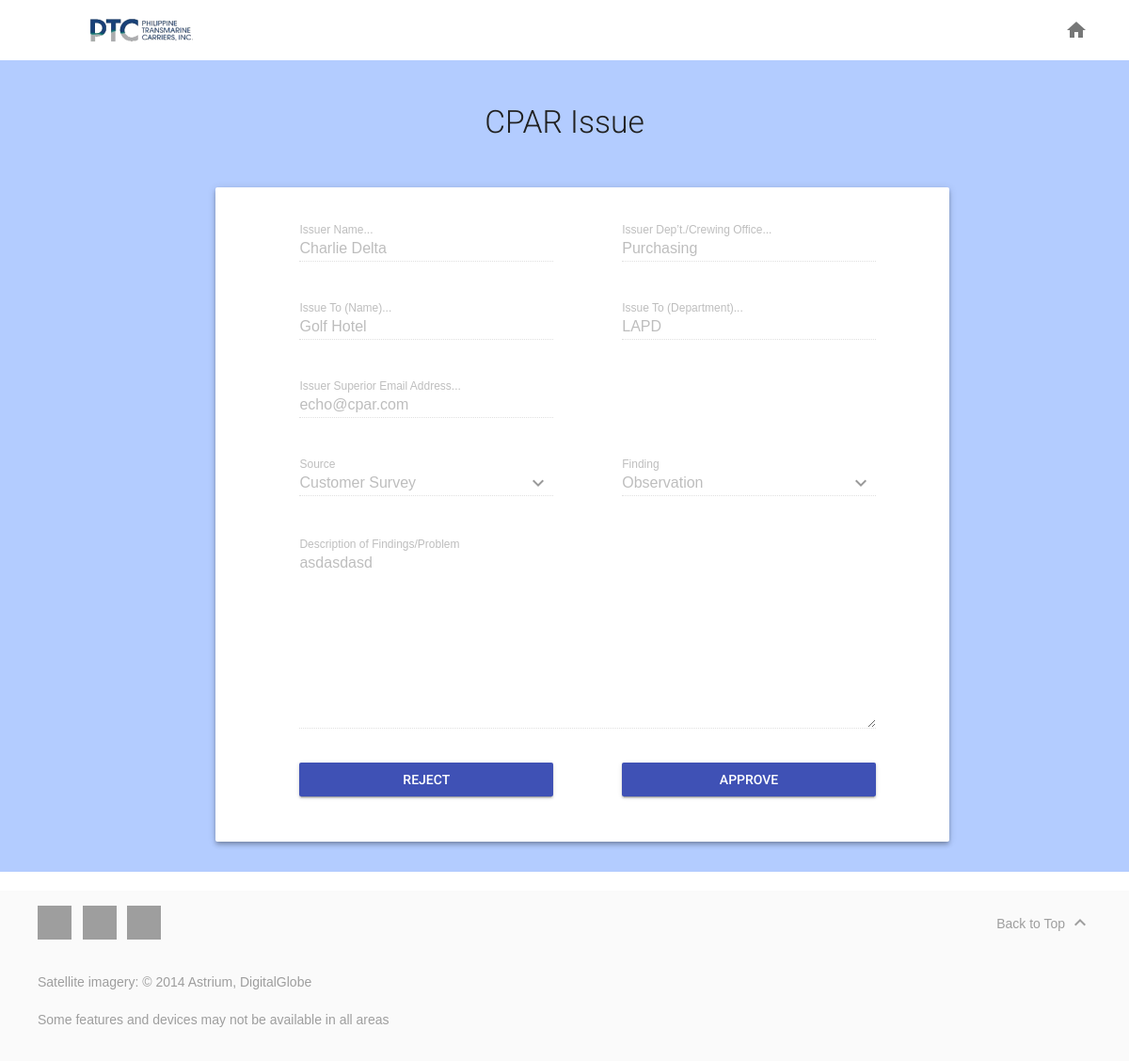
The app's page /superior-validate-cpar.php?issue_id_to_validate=20 (signed in) with its own data.
### tables this page shows
CREATE TABLE `iss` (
  `ISS_ID` int(11) NOT NULL AUTO_INCREMENT,
  `ISS_SRC` varchar(50) DEFAULT NULL,
  `ISS_FNDNG` varchar(50) DEFAULT NULL,
  `ISS_FNDNG_DSC` longtext,
  `ISS_APPRVL_STS` varchar(50) DEFAULT NULL,
  `ISS_VLDT_STS` varchar(50) DEFAULT NULL,
  `ISS_RSN_FR_DNL` longtext,
  `ISS_DT` date DEFAULT NULL,
  `ISS_TM` time DEFAULT NULL,
  `ISS_USR_ISSR_ID` int(11) DEFAULT NULL,
  `ISS_USR_SPR_ID` int(11) DEFAULT NULL,
  `ISS_USR_CNCRN_ID` int(11) DEFAULT NULL,
  `ISS_CNCRN_ID` int(11) DEFAULT NULL,
  `ISS_DT_CRTD` date DEFAULT NULL,
  `ISS_DT_APPRVD` date DEFAULT NULL,
  PRIMARY KEY (`ISS_ID`),
  KEY `ISS_USR_ID` (`ISS_USR_ISSR_ID`),
  KEY `ISS_USR_SPR_ID` (`ISS_USR_SPR_ID`),
  KEY `ISS_USR_CNCRN_ID` (`ISS_USR_CNCRN_ID`),
  KEY `ISS_CNCRN_ID` (`ISS_CNCRN_ID`)
);

CREATE TABLE `usr` (
  `USR_ID` int(11) unsigned NOT NULL AUTO_INCREMENT,
  `USR_NM` varchar(25) DEFAULT NULL,
  `USR_EML` varchar(25) DEFAULT NULL,
  `USR_DPRTMNT` varchar(25) DEFAULT NULL,
  `USR_ACCNT_ID` int(11) unsigned DEFAULT NULL,
  `USR_ACCNT_TYP_ID` int(11) unsigned DEFAULT NULL,
  PRIMARY KEY (`USR_ID`),
  KEY `U_ACCNT_ID` (`USR_ACCNT_ID`),
  KEY `USR_ACCNT_TYP` (`USR_ACCNT_TYP_ID`)
);

### include/superior_get_issue_data.php (called while the page is built, shortened)
<?php
require_once('connect/connect.php');
if(isset($_GET['issue_id_to_validate'])) {
	if($sql = mysqli_query($con, 'SELECT * FROM ISS, USR WHERE ISS_ID = ' . $_GET['issue_id_to_validate'] . ' AND ISS.ISS_USR_ISSR_ID=USR.USR_ID LIMIT 1')) {
		while ($row = mysqli_fetch_array($sql, MYSQLI_ASSOC)) {
			$issr_array[] = $row;
		}
	}
	if($sql = mysqli_query($con, 'SELECT * FROM ISS, USR WHERE ISS_ID = ' . $_GET['issue_id_to_validate'] . ' AND ISS.ISS_USR_SPR_ID=USR.USR_ID LIMIT 1')) {
		while ($row = mysqli_fetch_array($sql, MYSQLI_ASSOC)) {
			$spr_array[] = $row;
		}
	}
	if($sql = mysqli_query($con, 'SELECT * FROM ISS, USR WHERE ISS_ID = ' . $_GET['issue_id_to_validate'] . ' AND ISS.ISS_USR_CNCRN_ID=USR.USR_ID LIMIT 1')) {
		while ($row = mysqli_fetch_array($sql, MYSQLI_ASSOC)) {
			$cncrn_array[] = $row;
		}
	}
}
$issr_nm = $issr_array[0]["USR_NM"];
$issr_dprtmnt = $issr_array[0]["USR_DPRTMNT"];
$cncrn_nm = $cncrn_array[0]["USR_NM"];
$cncrn_dprtmnt = $cncrn_array[0]["USR_DPRTMNT"];
$spr_eml = $spr_array[0]["USR_EML"];
$iss_src = $issr_array[0]["ISS_SRC"];
$iss_fndng = $issr_array[0]["ISS_FNDNG"];
$iss_fndng_dsc = $issr_array[0]["ISS_FNDNG_DSC"];
?>

### superior-validate-cpar.php (the view, shortened to what this page needs)
<!doctype html>
<html lang="en">
  <?php require_once('header.php');
		require_once('include/check_session.php');
		require_once('include/superior_get_issue_data.php');
  ?>
  <body>
    <div class="mdl-layout mdl-js-layout mdl-layout--fixed-header">
      <?php include_once('superior/superior-manage-account-topbar.php'); ?>
         <main class="android-content mdl-layout__content">
           <div class="page-content" style="background-color: #b3ccff">
          <br>
           <div class="mdl-tabs__panel is-active" id="demo">
              <h1>CPAR Issue</h1>
       <div class="mdl-grid">
            <div class="mdl-cell mdl-cell--2-col"></div>
            <div class="mdl-cell mdl-cell--10-col">
               <div class="mdl-grid portfolio-max-width portfolio-contact">
                <div class="mdl-cell mdl-cell--10-col mdl-card mdl-shadow--4dp">
                    <div class="mdl-card__supporting-text">
                            <form action="superior-validate-cpar.php" class="" enctype="multipart/form-data" method="POST">
                                 <div class="mdl-grid">
                                    <div class="mdl-cell mdl-cell--1-col"></div>
                                     <div class="mdl-cell mdl-cell--5-col">
                                        <div class="mdl-textfield mdl-js-textfield mdl-textfield--floating-label" style="width: 100%">
                                            <input class="mdl-textfield__input" pattern="[A-Z,a-z, ]*" type="text" id="Name" value="<?php echo $issr_nm;?>" disabled="true">
                                            <label class="mdl-textfield__label" for="Name">Issuer Name...</label>
                                        </div>
                                     </div>
                                     <div class="mdl-cell mdl-cell--1-col"></div>
                                     <div class="mdl-cell mdl-cell--5-col">
                                          <div class="mdl-textfield mdl-js-textfield mdl-textfield--floating-label" style="width: 100%">
                                            <input class="mdl-textfield__input" pattern="[A-Z,a-z, ]*" type="text" id="Name" value="<?php echo $issr_dprtmnt;?>" disabled="true">
                                            <label class="mdl-textfield__label" for="Name">Issuer Dep’t./Crewing Office...</label>
                                        </div>
                                     </div>
                                    <div class="mdl-cell mdl-cell--1-col"></div>
                                     <div class="mdl-cell mdl-cell--5-col">
                                       <div class="mdl-textfield mdl-js-textfield mdl-textfield--floating-label" style="width: 100%">
                                            <input class="mdl-textfield__input" pattern="[A-Z,a-z, ]*" type="text" id="Name"  value="<?php echo $cncrn_nm;?>" disabled="true">
                                            <label class="mdl-textfield__label" for="Name">Issue To (Name)...</label>
                                        </div>
                                     </div>
                                     <div class="mdl-cell mdl-cell--1-col"></div>
                                     <div class="mdl-cell mdl-cell--5-col">
                                        <div class="mdl-textfield mdl-js-textfield mdl-textfield--floating-label" style="width: 100%">
                                            <input class="mdl-textfield__input" pattern="[A-Z,a-z, ]*" type="text" id="Name"  value="<?php echo $cncrn_dprtmnt;?>" disabled="true">
                                            <label class="mdl-textfield__label" for="Name">Issue To (Department)...</label>
                                        </div>
                                     </div>
                                     <div class="mdl-cell mdl-cell--1-col"></div>
                                     <div class="mdl-cell mdl-cell--5-col">
                                        <div class="mdl-textfield mdl-js-textfield mdl-textfield--floating-label" style="width: 100%">
                                            <input class="mdl-textfield__input" pattern="[A-Z,a-z,0-9,@,. ]*" type="email" id="Name"  value="<?php echo $spr_eml;?>" disabled="true">
                                            <label class="mdl-textfield__label" for="Name">Issuer Superior Email Address...</label>
                                         </div>
                                     </div>
                                    <div class="mdl-cell mdl-cell--6-col"></div>
                                     <br>
                                    <div class="mdl-cell mdl-cell--1-col"></div>
                                     <div class="mdl-cell mdl-cell--5-col">
                                        <div class="mdl-textfield mdl-js-textfield mdl-textfield--floating-label getmdl-select getmdl-select__fullwidth getmdl-select__fix-height">
                                            <input class="mdl-textfield__input" type="text" id="sample" readonly tabIndex="-1"  value="<?php echo $iss_src;?>" disabled="true">
                                            <label for="sample2">
                                                <i class="mdl-icon-toggle__label material-icons">keyboard_arrow_down</i>
                                            </label>
                                            <label for="sample" class="mdl-textfield__label">Source</label>
                                        </div>
                                     </div>
                                     <br>
                                     <div class="mdl-cell mdl-cell--1-col"></div>
                                     <div class="mdl-cell mdl-cell--5-col">
                                        <div class="mdl-textfield mdl-js-textfield mdl-textfield--floating-label getmdl-select getmdl-select__fullwidth getmdl-select__fix-height">
                                            <input class="mdl-textfield__input" type="text" id="sample2" value="<?php echo $iss_fndng; ?>" readonly tabIndex="-1" disabled="true">
                                            <label for="sample2">
                                                <i class="mdl-icon-toggle__label material-icons">keyboard_arrow_down</i>
                                            </label>
                                            <label for="sample2" class="mdl-textfield__label">Finding</label>
                                        </div>
                                     </div>
                                     <br>
                                     <div class="mdl-cell mdl-cell--1-col"></div>
                                     <div class="mdl-cell mdl-cell--11-col">
                                        <div class="mdl-textfield mdl-js-textfield mdl-textfield--floating-label" style="width: 100%">
                                            <textarea disabled="true" class="mdl-textfield__input" type="text" rows= "10" cols="15" id="sample5" ><?php echo $iss_fndng_dsc; ?></textarea>
                                            <label class="mdl-textfield__label" for="sample5">Description of Findings/Problem</label>
                                          </div>
                                    </div>
									 <div class="mdl-cell mdl-cell--1-col"></div>
                                     <div class="mdl-cell mdl-cell--5-col">
										<p>
                                                <button class="mdl-button mdl-js-button mdl-button--raised mdl-js-ripple-effect mdl-button--colored" style="width: 100%" name="reject" type="submit">
                                            Reject
                                                </button>
                                        </p>
									 </div>
									 <div class="mdl-cell mdl-cell--1-col"></div>
                                     <div class="mdl-cell mdl-cell--5-col">
                                        <p>
                                                <button class="mdl-button mdl-js-button mdl-button--raised mdl-js-ripple-effect mdl-button--colored" style="width: 100%" name="approve" type="submit">
                                            Approve
                                                </button>
                                        </p>
                                    </div>
                                     <br>
                                     <br>
                                     <br>
                                </div>
                            </form>
                    </div>
                </div>
                </div>
            </div>
           </div>
            </div>
          </div>
       <?php include_once('superior/superior-footer.php'); ?>
      </main>
    </div>
  </body>
</html>

### assets/css/header.css (style rules this page uses)
body { margin: 0; }

### assets/css/table.css (style rules this page uses)
*, *:after, *:before { -webkit-box-sizing: border-box; -moz-box-sizing: border-box; box-sizing: border-box; }
#demo { margin: 20px auto; }
#demo h1 { font-size: 2.4rem; line-height: 3.2rem; letter-spacing: 0; font-weight: 300; color: #212121; text-transform: inherit; margin-bottom: 1rem; text-align: center; }

### assets/css/textbox.css (style rules this page uses)
.form-style-1 input[type=text], .form-style-1 input[type=date], .form-style-1 input[type=datetime], .form-style-1 input[type=number], .form-style-1 input[type=search], .form-style-1 input[type=time], .form-style-1 input[type=url], .form-style-1 input[type=email], textarea, select { box-sizing: border-box; -webkit-box-sizing: border-box; -moz-box-sizing: border-box; border:1px solid #BEBEBE; padding: 7px; margin:0px; -webkit-transition: all 0.30s ease-in-out; -moz-transition: all 0.30s ease-in-out; -ms-transition: all 0.30s ease-in-out; -o-transition: all 0.30s ease-in-out; outline: none; }

### records on screen
iss: USR_NM "Charlie Delta", USR_DPRTMNT "Purchasing", USR_NM "Golf Hotel", USR_DPRTMNT "LAPD", USR_EML "echo@cpar.com", ISS_SRC "Customer Survey", ISS_FNDNG "Observation", ISS_FNDNG_DSC "asdasdasd"
